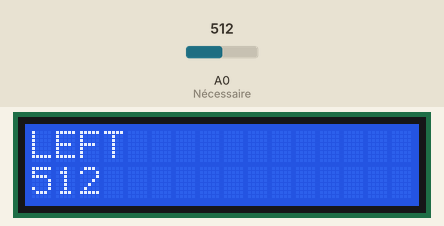
Simulated run of this sketch. Board: Arduino Uno, built with avr-gcc and run on an emulated ATmega328P. Parts: 16×2 character LCD. Inputs (shaded band) come from the test bench; at power-on: A0 (Nécessaire) = 512.

Above: at 5.2 s.
5.3 s: A0 (Nécessaire) set to 565
At 6.7 s:
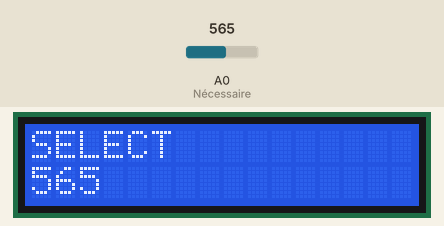
7.0 s: A0 (Nécessaire) set to 370
At 8.3 s:
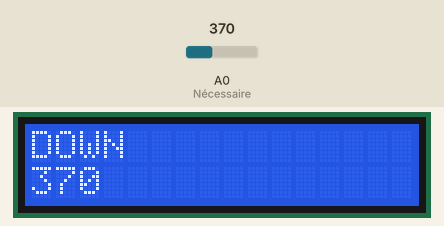
8.6 s: A0 (Nécessaire) set to 185
At 9.8 s:
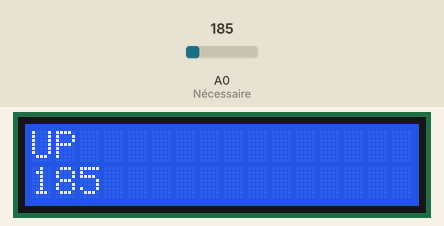
10.1 s: A0 (Nécessaire) set to 40
At 11.3 s:
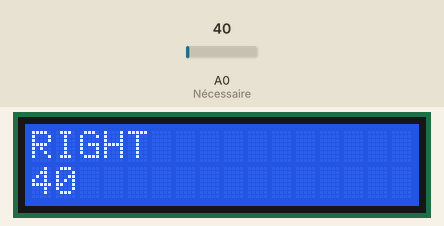
11.6 s: A0 (Nécessaire) set to 800
At 13.0 s:
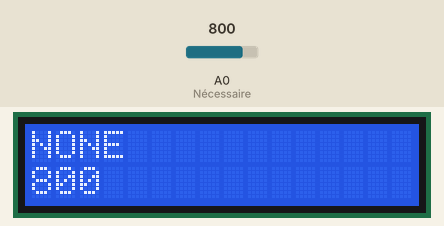
Timing chart, 0 to 14.1 s (numbered marks = the images above; inputs shaded):
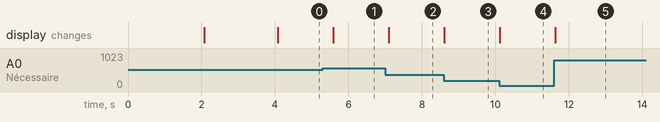

The sketch:

LCD_iduino_boutons.ino
```cpp
#include <LiquidCrystal.h>

const int rs = 8, en = 9, d4 = 4, d5 = 5, d6 = 6, d7 = 7;
LiquidCrystal lcd(rs, en, d4, d5, d6, d7);

//int bouton = analogRead(A0);

void setup() {
  lcd.begin(16, 2);
  pinMode(A0, INPUT); //Nécessaire ?

  /* DHT */
  int dht = -1;
  lcd.print("Activer DHT ?");
  lcd.setCursor(0,1);
  lcd.print("Non:<- Oui:->");

  while(dht == -1){
    if(analogRead(A0) >= 0 && analogRead(A0) < 50) { //Right
      dht = 1;
    }
    if(analogRead(A0) >= 380 && analogRead(A0) < 555) { //Left
      dht = 0;
    }
  }
  lcd.clear();
  if(dht == 0){
    lcd.print("DHT off");
  }
  if(dht == 1){
    lcd.print("DHT on");
  }
  delay(2000);

  /* TSL */
  lcd.clear();
  lcd.print("Activer TSL ?");
  int tsl = -1;
  while(tsl == -1){
    if(analogRead(A0) >= 0 && analogRead(A0) < 50) { //Right
      tsl = 1;
    }
    if(analogRead(A0) >= 380 && analogRead(A0) < 555) { //Left
      tsl = 0;
    }
  }
  lcd.clear();
  if(tsl == 0){
    lcd.print("TSL off");
  }
  if(tsl == 1){
    lcd.print("TSL on");
  }
  delay(2000);
}

void loop() {
  lcd.clear();
  lcd.setCursor(0,0);
  int bouton = analogRead(A0);
  //Rq : aucun bouton -> bouton = 1023
  if(bouton < 50){
    lcd.print("RIGHT");
  }
  if(bouton >= 50 && bouton < 195){
    lcd.print("UP");
  }
  if(bouton >= 195 && bouton < 380){
    lcd.print("DOWN");
  }
  if(bouton >= 380 && bouton < 555){
    lcd.print("LEFT");
  }
  if(bouton >= 555 && bouton < 790){
    lcd.print("SELECT");
  }
  if(bouton >= 790){ //La fiche tecnhique indique 1000
    lcd.print("NONE");
  }

  lcd.setCursor(0,1);
  //lcd.print(millis()/1000);
  lcd.print(bouton);

  delay(500); //Attendre 0.5s (le pauvre écran sinon)
}
```

Measured:
- after the input at 5.3 s, the display: changes after 0.29 s (image 1)
- after the input at 7.0 s, the display: changes after 0.10 s (image 2)
- after the input at 8.6 s, the display: changes at once (image 3)
- after the input at 10.1 s, the display: changes at once (image 4)
- after the input at 11.6 s, the display: changes at once (image 5)
